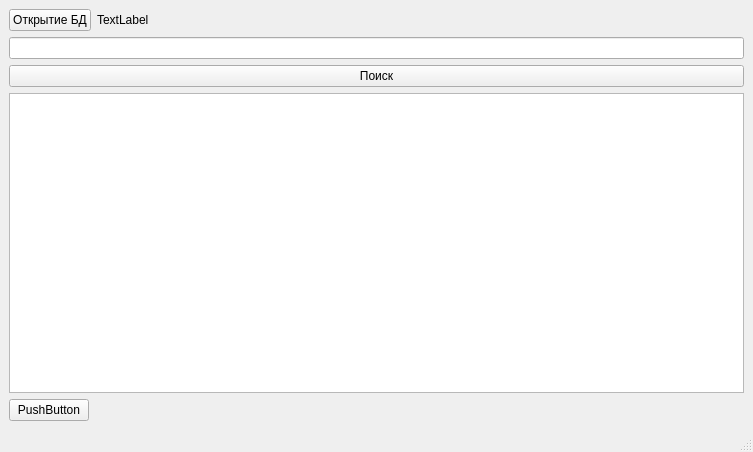
<?xml version="1.0" encoding="UTF-8"?>
<ui version="4.0">
 <class>MainWindow</class>
 <widget class="QMainWindow" name="MainWindow">
  <property name="geometry">
   <rect>
    <x>0</x>
    <y>0</y>
    <width>753</width>
    <height>452</height>
   </rect>
  </property>
  <property name="windowTitle">
   <string>MainWindow</string>
  </property>
  <widget class="QWidget" name="centralwidget">
   <layout class="QFormLayout" name="formLayout">
    <item row="4" column="0">
     <widget class="QPushButton" name="pb_view">
      <property name="text">
       <string>PushButton</string>
      </property>
     </widget>
    </item>
    <item row="3" column="0" colspan="2">
     <widget class="QTableView" name="tableView_2"/>
    </item>
    <item row="0" column="0">
     <widget class="QPushButton" name="pB_openBD">
      <property name="text">
       <string>Открытие БД</string>
      </property>
     </widget>
    </item>
    <item row="0" column="1">
     <widget class="QLabel" name="label">
      <property name="text">
       <string>TextLabel</string>
      </property>
     </widget>
    </item>
    <item row="1" column="0" colspan="2">
     <widget class="QLineEdit" name="lE_search"/>
    </item>
    <item row="2" column="0" colspan="2">
     <widget class="QPushButton" name="pB_search">
      <property name="text">
       <string>Поиск</string>
      </property>
      <property name="default">
       <bool>false</bool>
      </property>
     </widget>
    </item>
   </layout>
  </widget>
  <widget class="QMenuBar" name="menubar">
   <property name="geometry">
    <rect>
     <x>0</x>
     <y>0</y>
     <width>753</width>
     <height>22</height>
    </rect>
   </property>
  </widget>
  <widget class="QStatusBar" name="statusbar"/>
 </widget>
 <resources/>
 <connections/>
</ui>
